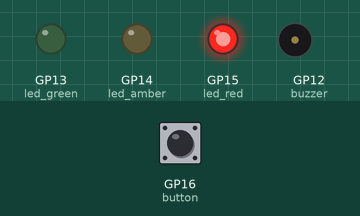
Bench run of a program on a simulated Raspberry Pi Pico running MicroPython. On the bench: output pins drawn as LEDs (lit = HIGH), buzzer (waves = sounding, pin HIGH). The inputs (shaded band) are chosen by the test bench; at power-on: GP16 (button) LOW.

Above: at 1.2 s.
1.3 s: GP16 (button) pulled HIGH for 0.15 s
At 6.0 s:
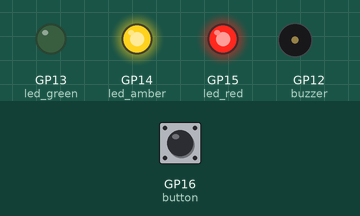
At 7.5 s:
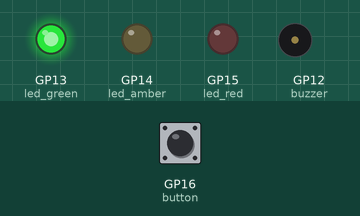
Timing chart, 0 to 27.6 s (numbered marks = the images above; inputs shaded):
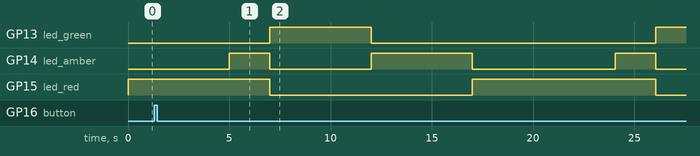

The program:

06_async_traffic_light_with_beeper.py
```python
from kfkonrad import Pin
import uasyncio

led_red = Pin(15, Pin.OUT)
led_amber = Pin(14, Pin.OUT)
led_green = Pin(13, Pin.OUT)

button = Pin(16, Pin.IN, Pin.PULL_DOWN)
buzzer = Pin(12, Pin.OUT)

global button_pressed
button_pressed = False

async def read_button():
    global button_pressed
    while True:
        if button.value == 1:
            button_pressed = True
        await uasyncio.sleep(0.01)


async def handle_pedestrian_traffic():
    global button_pressed
    led_red.value = 1
    led_amber.value = 0
    led_green.value = 0
    if button_pressed is True:
        for i in range(10):
            buzzer.value = 1
            await uasyncio.sleep(0.005)
            buzzer.value = 0
            await uasyncio.sleep(0.2)
        button_pressed = False

async def traffic_lights():
    while True:
        await handle_pedestrian_traffic()
        led_red.value = 1
        await uasyncio.sleep(5)
        led_amber.value = 1
        await uasyncio.sleep(2)
        led_red.value = 0
        led_amber.value = 0
        led_green.value = 1
        await uasyncio.sleep(5)
        led_green.value = 0
        led_amber.value = 1
        await uasyncio.sleep(5)
        led_amber.value = 0

loop = uasyncio.get_event_loop()
group = uasyncio.gather(read_button(), traffic_lights())
results = loop.run_until_complete(group)
```

kfkonrad.py
```python
import machine


class Pin(machine.Pin):
    @property
    def value(self):
        return super().value()

    @value.setter
    def value(self, arg):
        super().value(arg)

    def __eq__(self, other):
        return repr(self) == repr(other)
```
